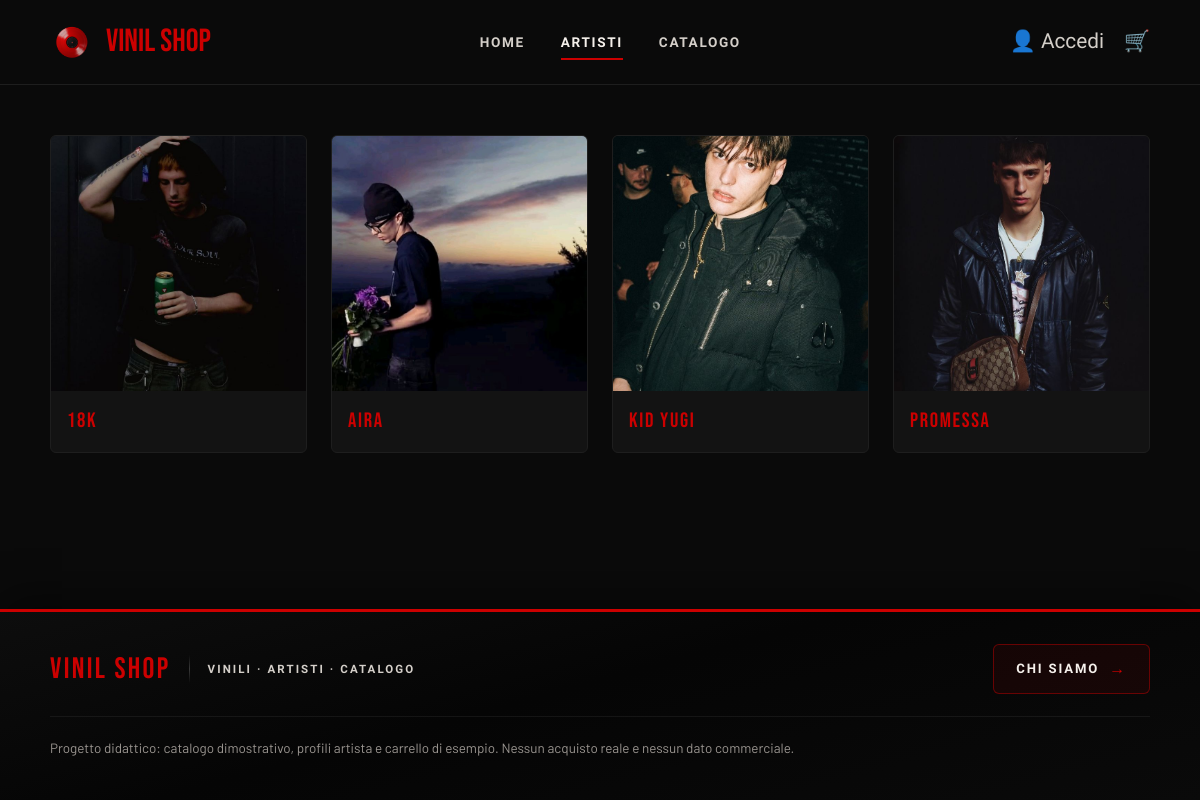
Page /artisti.php on the committed database.
### tables this page shows
CREATE TABLE artisti (
  artistaID INT AUTO_INCREMENT PRIMARY KEY,
  nome VARCHAR(100) NOT NULL,
  slug VARCHAR(120) NOT NULL,
  spotify_url VARCHAR(255) DEFAULT NULL,
  apple_music_url VARCHAR(255) DEFAULT NULL,
  image_path VARCHAR(255) DEFAULT NULL,
  UNIQUE KEY uq_artisti_slug (slug),
  UNIQUE KEY uq_artisti_nome (nome)
);

### artisti.php (the view, shortened to what this page needs)
<?php
include(__DIR__ . '/confing.php');
include(__DIR__ . '/partials/template.php');
include(__DIR__ . '/partials/header.php');
include(__DIR__ . '/partials/footer.php');
$artisti = [];
$result = $conn->query("SELECT nome, image_path, spotify_url, apple_music_url FROM artisti ORDER BY nome");
while ($a = $result->fetch_assoc()) {
    $a['spotify_b64']  = base64_encode($a['spotify_url']);
    $a['apple_b64']    = base64_encode($a['apple_music_url']);
    $artisti[] = $a;
}
?>
<!DOCTYPE html>
<html lang="it">
<head>
    <?php renderHead('VinilShop - Artisti'); ?>
</head>
<body>
<?php renderHeader('artisti'); ?>
<main>
    <div class="griglia-artisti">
        <?php foreach ($artisti as $a): ?>
        <div class="card-artista"
             data-nome="<?= htmlspecialchars(strtoupper($a['nome'])) ?>"
             data-img="<?= htmlspecialchars($a['image_path']) ?>"
             data-spotify="<?= $a['spotify_b64'] ?>"
             data-apple="<?= $a['apple_b64'] ?>"
             onclick="apriArtista(this)">
            <img src="<?= htmlspecialchars($a['image_path']) ?>" alt="<?= htmlspecialchars($a['nome']) ?>">
            <p class="nome-artista"><?= htmlspecialchars($a['nome']) ?></p>
        </div>
        <?php endforeach; ?>
    </div>
</main>
<?php renderFooter(); ?>
</body>
</html>

### partials/template.php (shortened to what this page needs)
<?php
if (!function_exists('renderHead')) {
    function renderHead(string $title): void
    {
        echo '<link rel="stylesheet" href="mystyle.css">';
    }
}

### partials/header.php (shortened to what this page needs)
<?php
if (!function_exists('renderHeader')) {
    function renderHeader(string $activePage = ''): void
    {
        $menuItems = [
            'home' => ['label' => 'home', 'href' => 'index.php'],
            'artisti' => ['label' => 'artisti', 'href' => 'artisti.php'],
            'catalogo' => ['label' => 'catalogo', 'href' => 'catalogo.php'],
        ];
        ?>
        <header>
            <a class="logo" href="index.php" aria-label="Vai alla home">
                <img src="immagini/vinile.png" alt="Vinil Shop Logo">
                <span>Vinil Shop</span>
            </a>
            <nav>
                <ul>
                    <?php foreach ($menuItems as $key => $item): ?>
                        <li>
                            <a href="<?= htmlspecialchars($item['href']) ?>" class="<?= $activePage === $key ? 'is-active' : '' ?>">
                                <?= htmlspecialchars($item['label']) ?>
                            </a>
                        </li>
                    <?php endforeach; ?>
                </ul>
            </nav>
            <div class="nav-icons">
                <?php if (isset($_SESSION['utente_id'])): ?>
                    <span class="benvenuto">👤 <?= htmlspecialchars($_SESSION['utente_nome']) ?></span>
                    <form method="POST" class="logout-form">
                        <button type="submit" name="logout" class="btn-logout">Esci</button>
                    </form>
                <?php else: ?>
                    <a href="login.php">👤 Accedi</a>
                <?php endif; ?>
                <a href="carrello.php" class="icona-carrello" aria-label="Vai al carrello">
                    🛒
                </a>
            </div>
        </header>
        <?php
    }
}

### partials/footer.php (shortened to what this page needs)
<?php
if (!function_exists('renderFooter')) {
    function renderFooter(): void
    {
        ?>
        <footer class="site-footer" role="contentinfo">
            <div class="footer-inner">
                <div class="footer-top">
                    <div class="footer-brand">
                        <span class="footer-brand-name">Vinil Shop</span>
                        <span class="footer-brand-tag">vinili · artisti · catalogo</span>
                    </div>
                    <a href="chi-siamo.php" class="footer-link-chi-siamo">
                        Chi siamo
                        <span class="footer-link-arrow" aria-hidden="true">→</span>
                    </a>
                </div>
                <p class="footer-disclaimer">
                    Progetto didattico: catalogo dimostrativo, profili artista e carrello di esempio.
                    Nessun acquisto reale e nessun dato commerciale.
                </p>
            </div>
        </footer>
        <?php
    }
}

### mystyle.css (style rules this page uses)
:root { --rosso: #cc0000; --rosso-scuro: #900000; --nero: #0a0a0a; --nero-card: #131313; --grigio: #2a2a2a; --bianco: #f5f0eb; --bianco-off: #d4cfc9; --font-display: 'Bebas Neue', sans-serif; --font-body: 'Barlow Condensed', sans-serif; --font-light: 'Barlow', sans-serif; --radius: 6px; }
*, *::before, *::after { margin: 0; padding: 0; box-sizing: border-box; }
html { scroll-behavior: smooth; }
body { background-color: var(--nero); color: var(--bianco); font-family: var(--font-body); font-size: 16px; line-height: 1.5; min-height: 100vh; display: flex; flex-direction: column; }
header { display: flex; justify-content: space-between; align-items: center; padding: 18px 50px; background: var(--nero); border-bottom: 1px solid #1e1e1e; position: sticky; top: 0; z-index: 100; }
.logo { display: flex; align-items: center; gap: 12px; text-decoration: none; }
.logo img { width: 44px; height: 44px; object-fit: contain; }
.logo span, .logo h1 { font-family: var(--font-display); font-size: 2rem; color: var(--rosso); text-transform: uppercase; }
nav ul { list-style: none; display: flex; }
nav ul li a { color: var(--bianco-off); text-decoration: none; font-family: var(--font-body); font-size: 0.85rem; font-weight: 600; letter-spacing: 0.12em; text-transform: uppercase; padding: 8px 18px; display: block; position: relative; transition: color 0.25s ease; }
nav ul li a::after { content: ''; position: absolute; bottom: 0; left: 18px; right: 18px; height: 2px; background: var(--rosso); transform: scaleX(0); transform-origin: center; transition: transform 0.25s ease; }
nav ul li a.is-active { color: var(--bianco); }
nav ul li a.is-active::after { transform: scaleX(1); }
.nav-icons { display: flex; align-items: center; gap: 20px; }
.nav-icons a { color: var(--bianco-off); text-decoration: none; font-size: 1.3rem; transition: color 0.25s ease; }
.icona-carrello { position: relative; }
main { padding: 50px; max-width: 1400px; margin: 0 auto; width: 100%; flex: 1 0 auto; animation: fadeUp 0.28s ease-out; }
.site-footer { flex-shrink: 0; margin-top: auto; padding: 0; border-top: 3px solid var(--rosso); background: linear-gradient(165deg, #0d0d0d 0%, #050505 45%, #0a0a0a 100%); box-shadow: 0 -12px 40px rgba(0, 0, 0, 0.45); }
.footer-inner { max-width: 1200px; margin: 0 auto; padding: 32px 50px 40px; }
.footer-top { display: flex; flex-wrap: wrap; align-items: center; justify-content: space-between; gap: 22px 28px; padding-bottom: 22px; border-bottom: 1px solid rgba(255, 255, 255, 0.06); }
.footer-brand { display: flex; flex-wrap: wrap; align-items: center; gap: 14px 18px; }
.footer-brand-name { font-family: var(--font-display); font-size: 1.85rem; letter-spacing: 0.08em; text-transform: uppercase; color: var(--rosso); }
.footer-brand-tag { font-family: var(--font-body); font-size: 0.72rem; font-weight: 600; letter-spacing: 0.18em; text-transform: uppercase; color: var(--bianco-off); }
.footer-link-chi-siamo { display: inline-flex; align-items: center; gap: 10px; padding: 12px 22px; border-radius: var(--radius); border: 1px solid rgba(204, 0, 0, 0.45); background: rgba(204, 0, 0, 0.08); color: var(--bianco); font-family: var(--font-body); font-size: 0.82rem; font-weight: 700; letter-spacing: 0.14em; text-transform: uppercase; text-decoration: none; transition: background 0.22s ease, border-color 0.22s ease, transform 0.2s ease; }
.footer-link-arrow { font-size: 1rem; color: var(--rosso); transition: transform 0.2s ease; }
.footer-disclaimer { margin: 0; padding-top: 20px; max-width: 52rem; font-family: var(--font-light); font-size: 0.84rem; line-height: 1.7; color: #9a9590; }
.griglia-artisti { display: grid; grid-template-columns: repeat(auto-fill, minmax(240px, 1fr)); gap: 24px; }
.card-artista { background: var(--nero-card); border-radius: var(--radius); overflow: hidden; cursor: pointer; border: 1px solid #1e1e1e; transition: transform 0.25s ease, box-shadow 0.25s ease; }
.card-artista img { width: 100%; aspect-ratio: 1 / 1; object-fit: cover; display: block; transition: transform 0.4s ease; }
.nome-artista { font-family: var(--font-display); font-size: 1.3rem; letter-spacing: 0.08em; text-transform: uppercase; color: var(--rosso); padding: 14px 16px 16px; }

### rows in the picture
artisti: image_path (picture), nome "18K"
artisti: image_path (picture), nome "AIRA"
artisti: image_path (picture), nome "KID YUGI"
artisti: image_path (picture), nome "PROMESSA"

### other values in the picture
$item['label'] "HOME"
$item['label'] "ARTISTI"
$item['label'] "CATALOGO"
